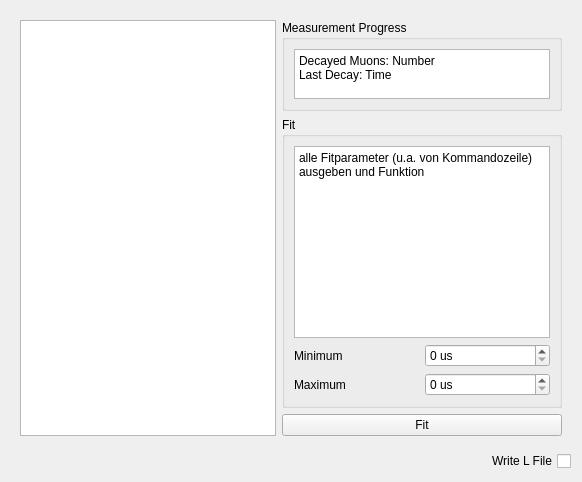
          <widget class="QWidget" name="tab_2">
           <attribute name="title">
            <string>Measurement</string>
           </attribute>
           <layout class="QVBoxLayout" name="verticalLayout_14">
            <item>
             <widget class="QWidget" name="widget_10" native="true">
              <layout class="QHBoxLayout" name="horizontalLayout_12">
               <item>
                <widget class="QTableView" name="tableView_5"/>
               </item>
               <item>
                <layout class="QVBoxLayout" name="verticalLayout_17">
                 <item>
                  <widget class="QGroupBox" name="groupBox_15">
                   <property name="title">
                    <string>Measurement Progress</string>
                   </property>
                   <layout class="QGridLayout" name="gridLayout_13">
                    <item row="0" column="0">
                     <widget class="QPlainTextEdit" name="plainTextEdit_3">
                      <property name="sizePolicy">
                       <sizepolicy hsizetype="Minimum" vsizetype="Minimum">
                        <horstretch>0</horstretch>
                        <verstretch>0</verstretch>
                       </sizepolicy>
                      </property>
                      <property name="minimumSize">
                       <size>
                        <width>0</width>
                        <height>50</height>
                       </size>
                      </property>
                      <property name="maximumSize">
                       <size>
                        <width>16777215</width>
                        <height>50</height>
                       </size>
                      </property>
                      <property name="lineWidth">
                       <number>1</number>
                      </property>
                      <property name="plainText">
                       <string>Decayed Muons: Number
Last Decay: Time</string>
                      </property>
                     </widget>
                    </item>
                   </layout>
                  </widget>
                 </item>
                 <item>
                  <widget class="QGroupBox" name="groupBox_16">
                   <property name="sizePolicy">
                    <sizepolicy hsizetype="Minimum" vsizetype="Maximum">
                     <horstretch>0</horstretch>
                     <verstretch>0</verstretch>
                    </sizepolicy>
                   </property>
                   <property name="title">
                    <string>Fit</string>
                   </property>
                   <layout class="QVBoxLayout" name="verticalLayout_23">
                    <item>
                     <widget class="QPlainTextEdit" name="plainTextEdit_4">
                      <property name="sizePolicy">
                       <sizepolicy hsizetype="Maximum" vsizetype="Maximum">
                        <horstretch>0</horstretch>
                        <verstretch>0</verstretch>
                       </sizepolicy>
                      </property>
                      <property name="plainText">
                       <string>alle Fitparameter (u.a. von Kommandozeile) ausgeben und Funktion</string>
                      </property>
                     </widget>
                    </item>
                    <item>
                     <layout class="QGridLayout" name="gridLayout_14">
                      <item row="0" column="0">
                       <widget class="QLabel" name="label_41">
                        <property name="text">
                         <string>Minimum</string>
                        </property>
                       </widget>
                      </item>
                      <item row="0" column="1">
                       <widget class="QSpinBox" name="spinBox_20">
                        <property name="suffix">
                         <string> us</string>
                        </property>
                       </widget>
                      </item>
                      <item row="1" column="1">
                       <widget class="QSpinBox" name="spinBox_21">
                        <property name="suffix">
                         <string> us</string>
                        </property>
                       </widget>
                      </item>
                      <item row="1" column="0">
                       <widget class="QLabel" name="label_42">
                        <property name="text">
                         <string>Maximum</string>
                        </property>
                       </widget>
                      </item>
                     </layout>
                    </item>
                   </layout>
                  </widget>
                 </item>
                 <item>
                  <widget class="QPushButton" name="pushButton_12">
                   <property name="text">
                    <string>Fit</string>
                   </property>
                  </widget>
                 </item>
                </layout>
               </item>
              </layout>
             </widget>
            </item>
            <item>
             <layout class="QHBoxLayout" name="horizontalLayout_22">
              <item>
               <spacer name="horizontalSpacer_12">
                <property name="orientation">
                 <enum>Qt::Horizontal</enum>
                </property>
                <property name="sizeHint" stdset="0">
                 <size>
                  <width>40</width>
                  <height>20</height>
                 </size>
                </property>
               </spacer>
              </item>
              <item>
               <widget class="QCheckBox" name="checkBox_18">
                <property name="layoutDirection">
                 <enum>Qt::RightToLeft</enum>
                </property>
                <property name="text">
                 <string>Write L File</string>
                </property>
               </widget>
              </item>
             </layout>
            </item>
           </layout>
          </widget>
